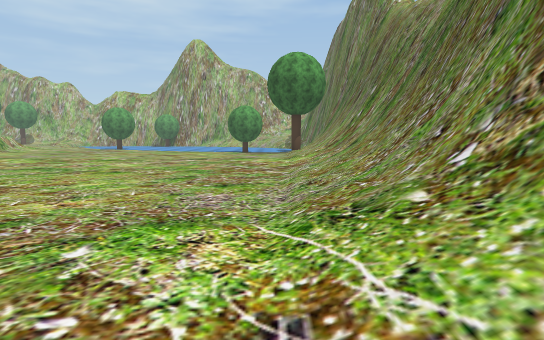
[1] (above)

24 first-person views from a walk through a scene from a Unity 3-D project. The camera is 1.4 m above the floor, tilts 6° down and sees 80° across. The floor is counted in squares, 2 m on a side. Each view is taken from the middle of a square. On the plan, view 1 faces up. The plan holds only what a view shows up to about 10 squares ahead; the rest is blank. The place goes on beyond the plan. Some trees and plants on the terrain are drawn as simple stand-ins. The player is left out. Some surface patterns are stand-ins.

[2]
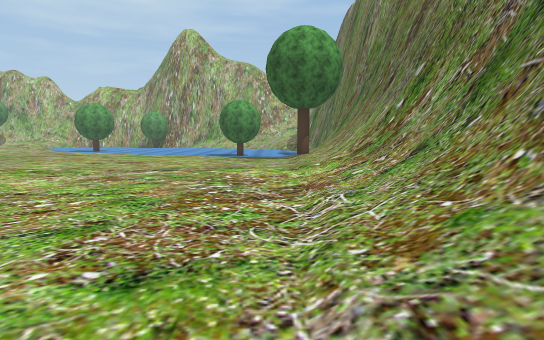

[3]
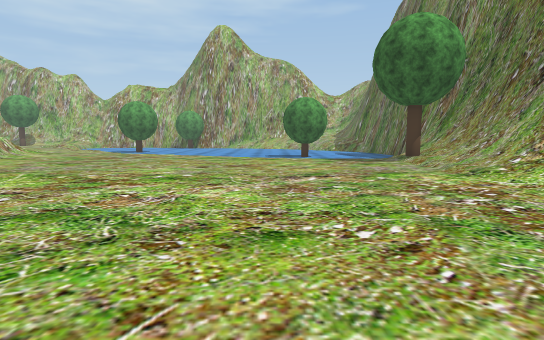

[4]
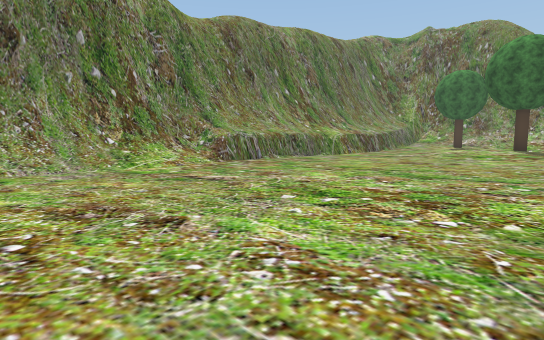

[5]
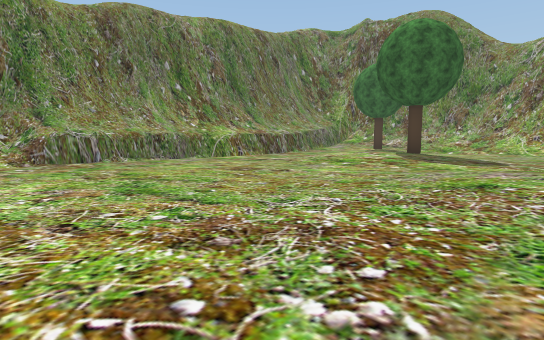

[6]
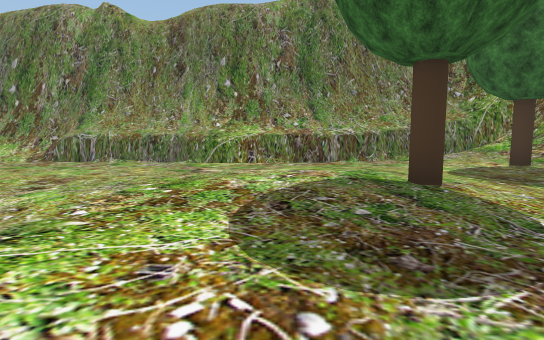

[7]
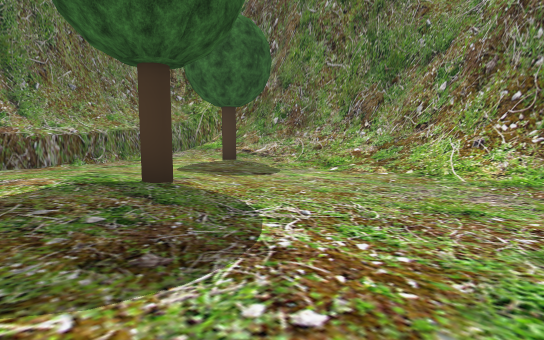

[8]
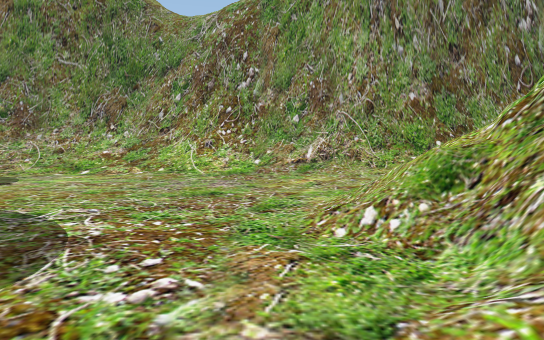

[9]
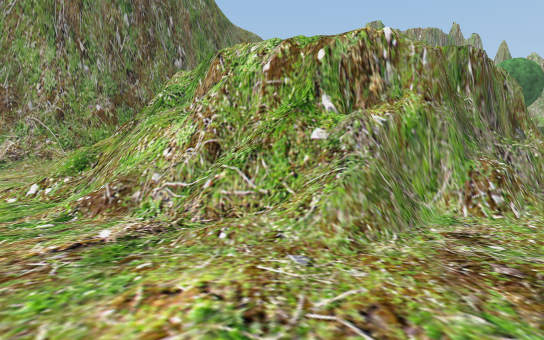

[10]
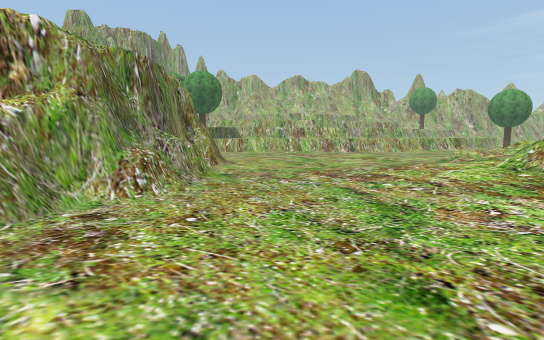

[11]
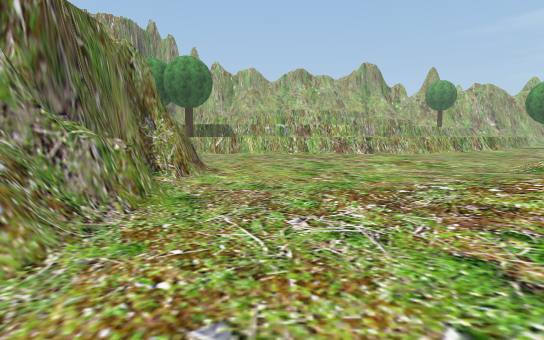

[12]
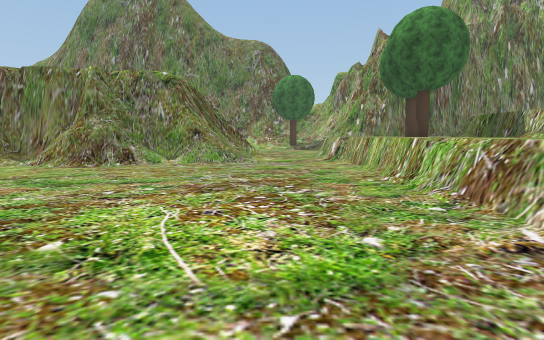

[13]
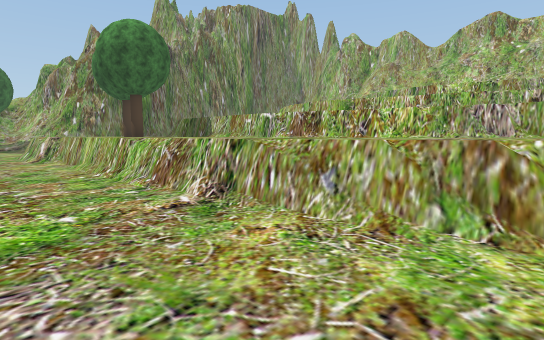

[14]
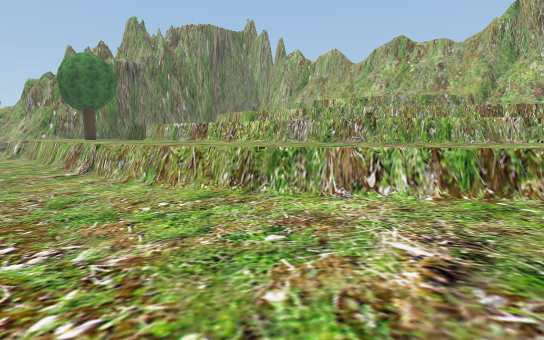

[15]
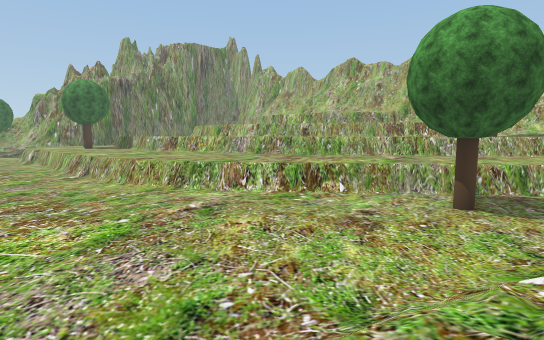

[16]
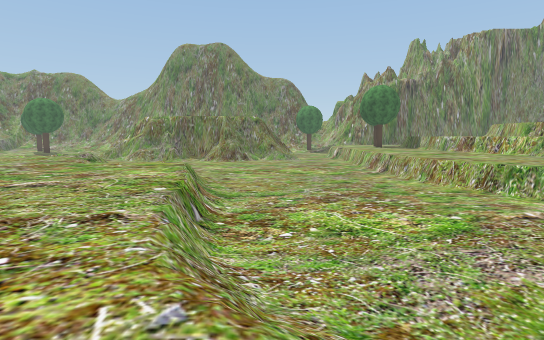

[17]
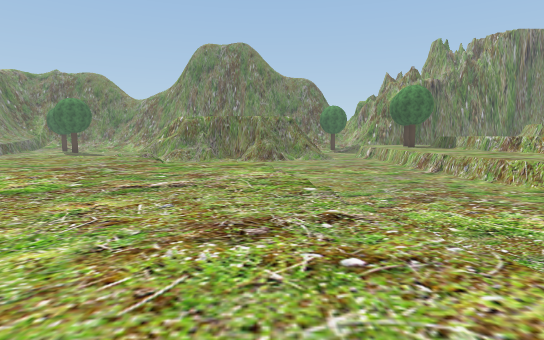

[18]
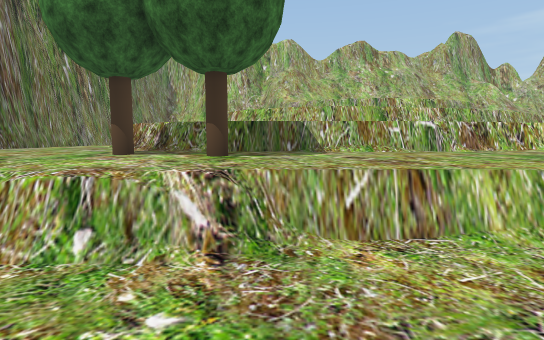

[19]
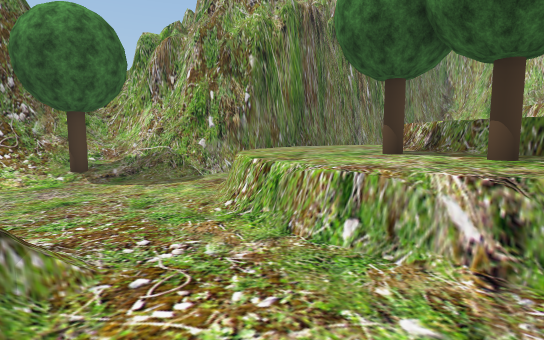

[20]
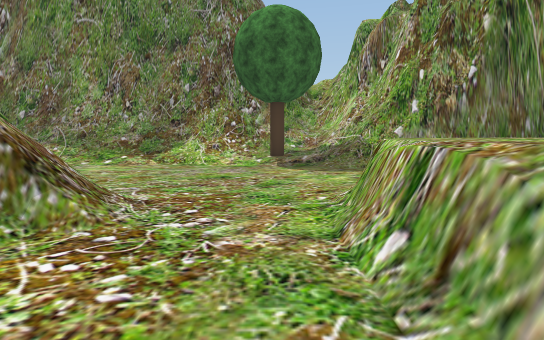

[21]
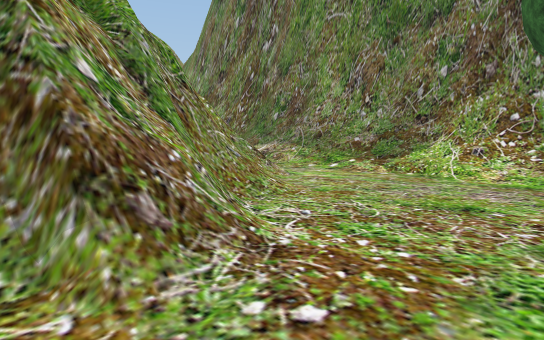

[22]
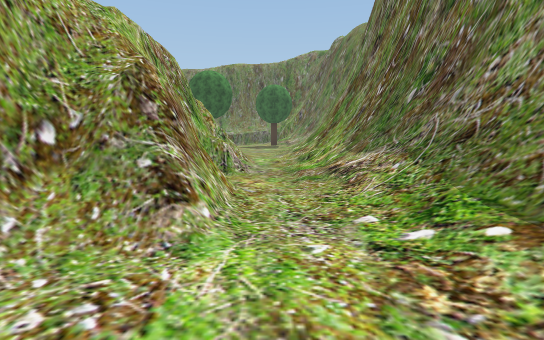

[23]
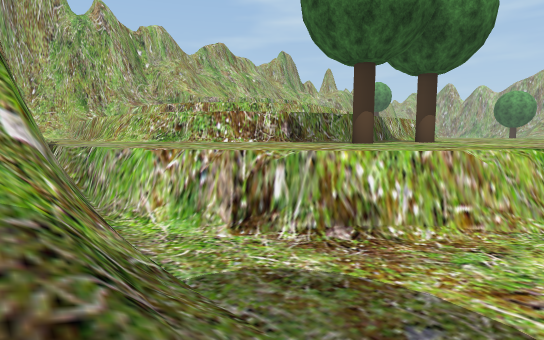

[24]
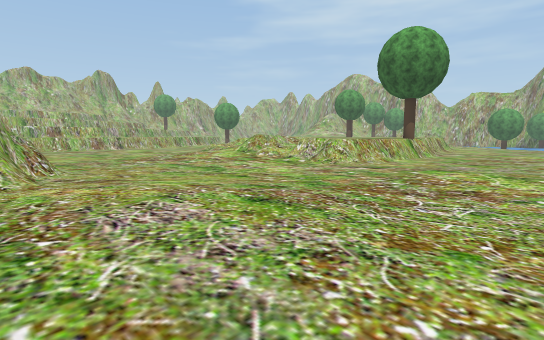

### Floor plan
Key: @ floor where view 1 was taken; # wall or solid block; . main floor; : floor 0.25 m higher than the main floor; + floor 0.5 m higher than the main floor; * floor 1.25 m higher than the main floor; % floor 1.5 m higher than the main floor; / step, stairs or slope; = window, fence, low wall or low ledge; ^ raised ledge; T tree.
Columns run from 35 left of view 1 to 3 right of it. Each row starts with its distance up from view 1.
 14        ./////** *       ..........////#
 13  ^^^.......// /***      /...........T/#
 12  ^^^^.T..:/:://****      ...........//#
 11   ^^^^.../++/.//****      ........../=#
 10    ^^^=.:/++/:.+*****      ........./=#
  9  #^^^^^=.:::/..=*****      .........//#
  8   #^^^^^/.:/.../******      ........//#
  7   ##^^^^^......//******    ........./##
  6    #^^^^^=....../*/*****  ........../##
  5     #^^^^^......// /%****.........../#
  4     #^^^^^....../// ///*/.........../#
  3     #^^^^^.......///// /=..........//#
  2      #^^^^......../++//............//#
  1      #^^^^=......./:+::............//#
  0      #^^^^^.......://:.............@/#
 -1      #^^^^^.........................##
 -2       ^^^^^..............:/:........#
 -3       ^^^^^.............::+::.......#
 -4       ^^^^^..//###/####//+++/.......#
 -5       ^^^^^../###### ###/:+::......##
 -6       ^TT^^.. #       ##/:/::://:..#
 -7      #^^^^^..##        #//..::++/..#
 -8      #^T^^^..=##       #//..:/++/:.#
 -9    ##^^^^^=../##       #//...:T::..#
-10 ###^^^^^^^..../###   ###//....:::::#
-11  ^^^^^^^^....../######   ........:/#
-12    #^#=...............///......./T/#
-13      ####=/////////////////////////#
-14         ##/T///#############/////###
-15         #########        #########

Where each view was taken, in squares from view 1:
view 1: 0 up, 0 right, facing up
view 2: 3 up, 0 right, facing up
view 3: 4 up, 3 left, facing up
view 4: 5 up, 7 left, facing down-right
view 5: 1 up, 9 left, facing down-right
view 6: 7 down, 9 left, facing right
view 7: 7 down, 9 left, facing down-right
view 8: 6 down, 9 left, facing down
view 9: 3 down, 9 left, facing down-left
view 10: 2 down, 9 left, facing left
view 11: 2 down, 12 left, facing left
view 12: 4 up, 23 left, facing down
view 13: 5 up, 23 left, facing down-left
view 14: 10 up, 23 left, facing down-left
view 15: 14 up, 22 left, facing down-left
view 16: 14 up, 21 left, facing down
view 17: 14 up, 19 left, facing down
view 18: 5 down, 22 left, facing left
view 19: 5 down, 22 left, facing down-left
view 20: 5 down, 24 left, facing down
view 21: 7 down, 24 left, facing down-right
view 22: 12 down, 22 left, facing right
view 23: 13 down, 25 left, facing up-left
view 24: 5 down, 6 left, facing up-left
